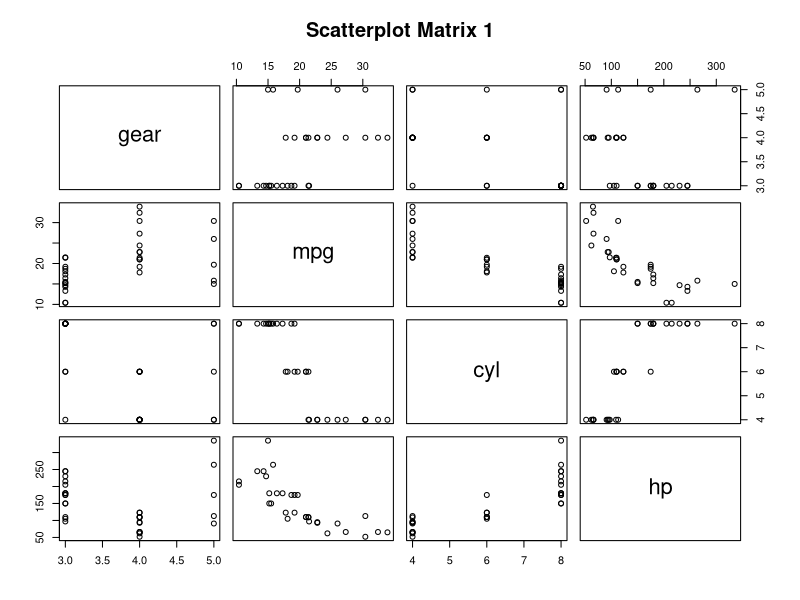
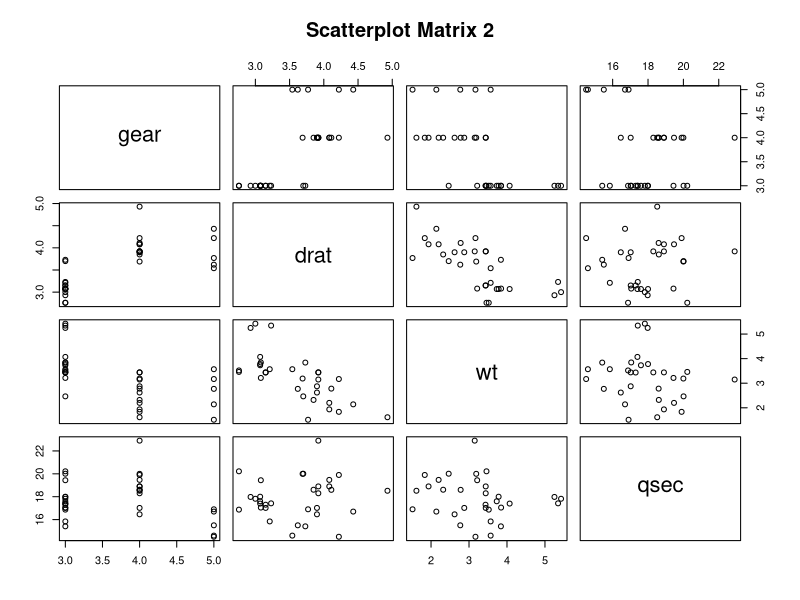
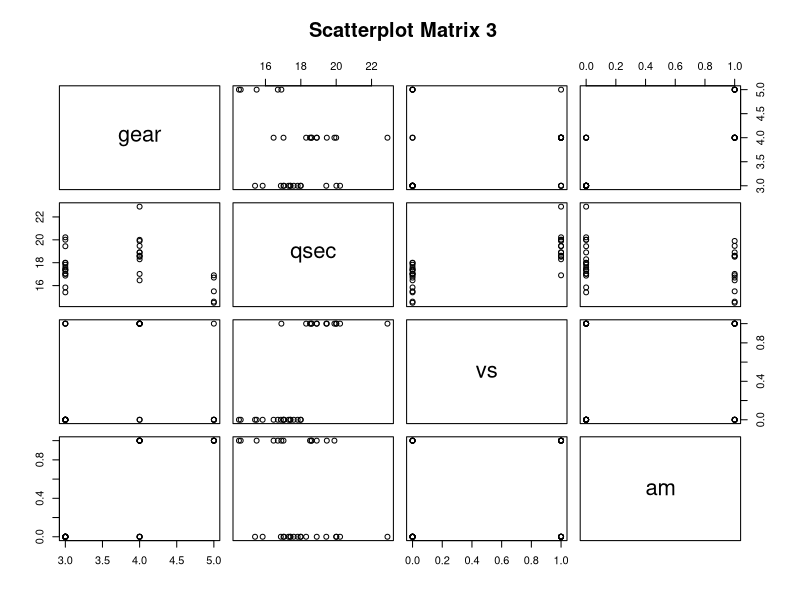
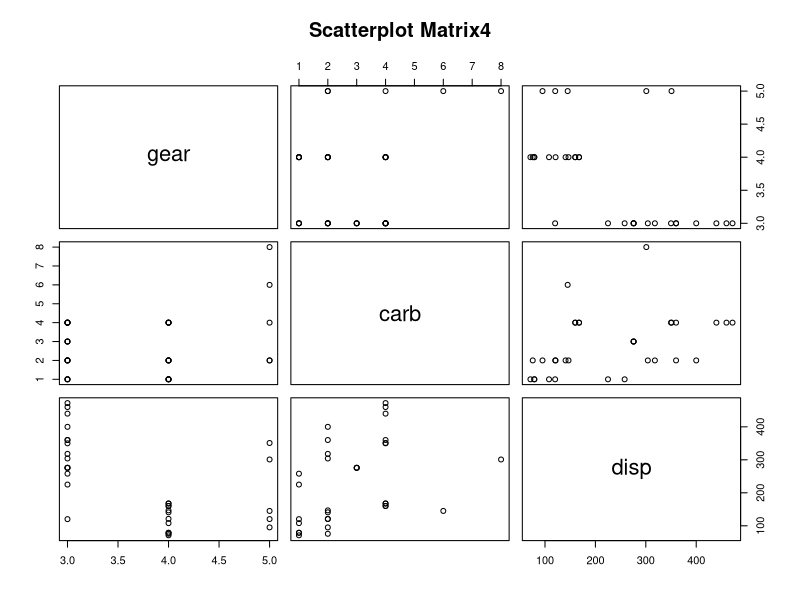

Generate these figures, in order, with R:
pairs(~gear+mpg+cyl+hp,data=mtcars,
      main="Scatterplot Matrix 1")
pairs(~gear+drat+wt+qsec,data=mtcars,
      main="Scatterplot Matrix 2")
pairs(~gear+qsec+vs+am,data=mtcars,
      main=" Scatterplot Matrix 3")
pairs(~gear+carb+disp,data=mtcars,
      main="Scatterplot Matrix4")